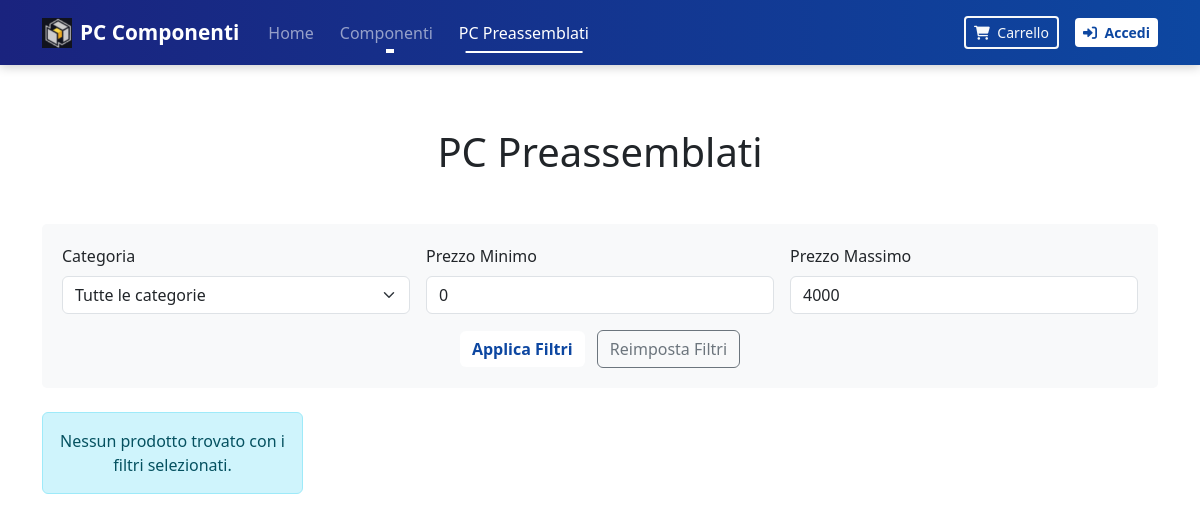
The page /pagine/preassemblati.php?categoria=PC Fissi on the database as committed earlier.
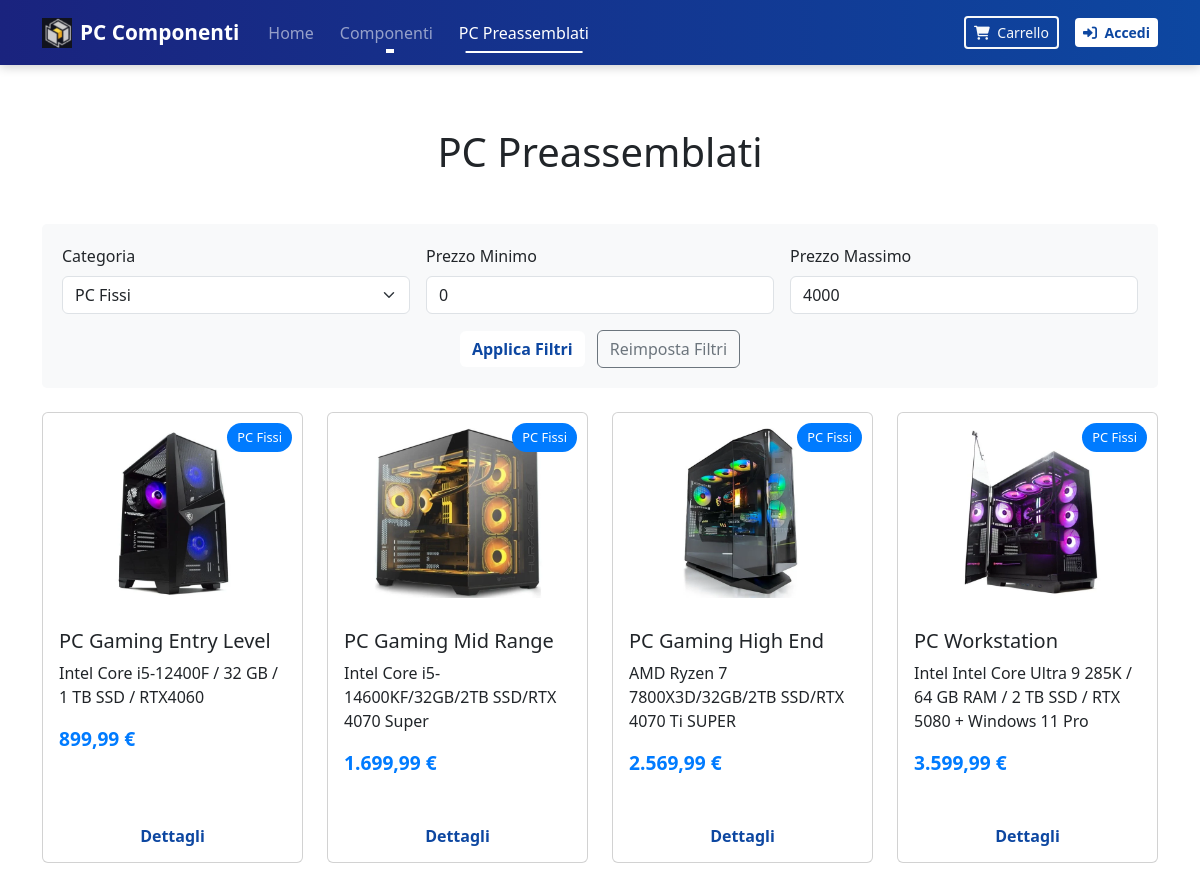
The same page on the database as committed later.
### tables this page shows
CREATE TABLE IF NOT EXISTS preassemblati (
    id INT AUTO_INCREMENT PRIMARY KEY,
    categoria VARCHAR(50) NOT NULL,
    nome VARCHAR(255) NOT NULL,
    descrizione TEXT NOT NULL,
    prezzo DECIMAL(10, 2) NOT NULL,
    immagine VARCHAR(255) NOT NULL
);

### conf/db_config.php (called while the page is built, shortened)
<?php
function getDbConnection() {
    $conn = new mysqli(DB_HOST, DB_USER, DB_PASS, DB_NAME);
    $conn->set_charset(DB_CHARSET);
    return $conn;
}
function fetchAll($sql, $types = '', $params = []) {
    $conn = getDbConnection();
    $result = [];
    if (empty($params)) {
        $query = $conn->query($sql);
        if ($query) {
            $result = $query->fetch_all(MYSQLI_ASSOC);
        }
    } else {
        $stmt = $conn->prepare($sql);
        if ($stmt) {
            if (!empty($types) && !empty($params)) {
                $bindParams = array($types);
                for ($i = 0; $i < count($params); $i++) {
                    $bindParams[] = &$params[$i];
                }
                call_user_func_array(array($stmt, 'bind_param'), $bindParams);
            }
            $stmt->execute();
            $query = $stmt->get_result();
            if ($query) {
                $result = $query->fetch_all(MYSQLI_ASSOC);
            }
        }
    }
    return $result;
}
function sanitizeInput($data) {
    $data = trim($data);
    $data = stripslashes($data);
    $data = htmlspecialchars($data);
    return $data;
}
?>

### pagine/preassemblati.php (the view, shortened to what this page needs)
<?php
$loggedIn = isset($_SESSION['user_id']);
$username = $loggedIn ? $_SESSION['username'] : '';
$currentPage = basename($_SERVER['PHP_SELF']);
require_once '../conf/db_config.php';
$categoria_filtro = isset($_GET['categoria']) ? sanitizeInput($_GET['categoria']) : '';
$prezzo_min = isset($_GET['prezzo_min']) ? floatval($_GET['prezzo_min']) : 0;
$prezzo_max = isset($_GET['prezzo_max']) ? floatval($_GET['prezzo_max']) : 4000;
$where_clauses = [];
$params = [];
$types = "";
if (!empty($categoria_filtro)) {
    $where_clauses[] = "categoria = ?";
    $params[] = $categoria_filtro;
    $types .= "s";
}
$where_clauses[] = "prezzo BETWEEN ? AND ?";
$params[] = $prezzo_min;
$params[] = $prezzo_max;
$types .= "dd";
$sql = "SELECT * FROM preassemblati";
if (count($where_clauses) > 0) {
    $sql .= " WHERE " . implode(" AND ", $where_clauses);
}
$sql .= " ORDER BY categoria, prezzo";
$preassemblati = fetchAll($sql, $types, $params);
$categorie = fetchAll("SELECT DISTINCT categoria FROM preassemblati ORDER BY categoria ASC");
$categorie_list = array_column($categorie, 'categoria');
?>
<!DOCTYPE html>
<html lang="it">
<head>
    <link rel="stylesheet" href="https://cdnjs.cloudflare.com/ajax/libs/font-awesome/6.0.0/css/all.min.css">
    <link rel="stylesheet" href="https://cdnjs.cloudflare.com/ajax/libs/bootstrap/5.3.0/css/bootstrap.min.css">
    <link rel="stylesheet" href="../stili/navbar_footer.css">
    <link rel="stylesheet" href="../stili/preassemblati.css">
</head>
<body>
<nav class="navbar navbar-expand-lg navbar-dark fixed-top">
    <div class="container">
        <a class="navbar-brand d-flex align-items-center" href="../index.html">
            <img src="../immagini/favicon_io/favicon.ico" alt="Logo" width="30" height="30" class="me-2">
            <span class="fw-bold">PC Componenti</span>
        </a>
        <div class="collapse navbar-collapse" id="navbarNav">
            <ul class="navbar-nav me-auto mb-2 mb-lg-0">
                <li class="nav-item">
                    <a class="nav-link <?php echo $currentPage == '../index.html' ? 'active' : ''; ?>"
                       href="../index.html" <?php echo $currentPage == '../index.html' ? 'aria-current="page"' : ''; ?>>Home</a>
                </li>
                <li class="nav-item dropdown">
                    <a class="nav-link dropdown-toggle"
                       href="catalogo.php" aria-expanded="false">
                        Componenti
                    </a>
                </li>
                <li class="nav-item">
                    <a class="nav-link <?php echo $currentPage == 'preassemblati.php' ? 'active' : ''; ?>"
                       href="../pagine/preassemblati.php">PC Preassemblati</a>
                </li>
            </ul>
            <div class="d-flex align-items-center">
                <div class="position-relative me-3">
                    <a class="btn btn-outline-light btn-sm position-relative" href="../pagine/carrello.php">
                        <i class="fas fa-shopping-cart me-1"></i> Carrello
                    </a>
                </div>
                <?php if($loggedIn): ?>
                    <div class="dropdown">
                        <button class="btn btn-primary btn-sm dropdown-toggle" type="button" id="userDropdown" data-bs-toggle="dropdown" aria-expanded="false">
                            <i class="fas fa-user-circle me-1"></i> <?php echo htmlspecialchars($username); ?>
                        </button>
                        <ul class="dropdown-menu dropdown-menu-end" aria-labelledby="userDropdown">
                            <li><a class="dropdown-item" href="../pagine/profilo.php"><i class="fas fa-id-card me-2"></i>Il mio profilo</a></li>
                            <li><a class="dropdown-item" href="../pagine/ordini.php"><i class="fas fa-box me-2"></i>I miei ordini</a></li>
                            <li><a class="dropdown-item" href="../pagine/wishlist.php"><i class="fas fa-heart me-2"></i>Wishlist</a></li>
                            <li><hr class="dropdown-divider"></li>
                            <li><a class="dropdown-item text-danger" href="../actions/logout.php"><i class="fas fa-sign-out-alt me-2"></i>Logout</a></li>
                        </ul>
                    </div>
                <?php else: ?>
                    <a href="../pagine/login.php" class="btn btn-primary btn-sm">
                        <i class="fas fa-sign-in-alt me-1"></i> Accedi
                    </a>
                <?php endif; ?>
            </div>
        </div>
    </div>
</nav>
<div class="container py-5">
    <h1 class="text-center mb-5">PC Preassemblati</h1>
    <div class="filter-section mb-4">
        <form method="GET" action="" class="row g-3">
            <div class="col-md-4">
                <label for="categoria" class="form-label">Categoria</label>
                <select name="categoria" id="categoria" class="form-select">
                    <option value="">Tutte le categorie</option>
                    <?php foreach ($categorie_list as $cat): ?>
                        <option value="<?php echo htmlspecialchars($cat); ?>" <?php echo ($categoria_filtro == $cat) ? 'selected' : ''; ?>>
                            <?php echo htmlspecialchars($cat); ?>
                        </option>
                    <?php endforeach; ?>
                </select>
            </div>
            <div class="col-md-4">
                <label for="prezzo_min" class="form-label">Prezzo Minimo</label>
                <input type="number" name="prezzo_min" id="prezzo_min" class="form-control" value="<?php echo $prezzo_min; ?>" min="0" step="50">
            </div>
            <div class="col-md-4">
                <label for="prezzo_max" class="form-label">Prezzo Massimo</label>
                <input type="number" name="prezzo_max" id="prezzo_max" class="form-control" value="<?php echo $prezzo_max; ?>" min="0" step="50">
            </div>
            <div class="col-12 text-center mt-3">
                <button type="submit" class="btn btn-primary">Applica Filtri</button>
                <a href="preassemblati.php" class="btn btn-outline-secondary ms-2">Reimposta Filtri</a>
            </div>
        </form>
    </div>
    <div class="row row-cols-1 row-cols-md-2 row-cols-lg-4 g-4">
        <?php if (!empty($preassemblati)): ?>
            <?php foreach($preassemblati as $pc): ?>
                <div class="col">
                    <div class="card h-100 position-relative">
                        <span class="category-badge"><?php echo htmlspecialchars($pc['categoria']); ?></span>
                        <img src="<?php echo htmlspecialchars($pc['immagine']); ?>" class="card-img-top" alt="<?php echo htmlspecialchars($pc['nome']); ?>">
                        <div class="card-body">
                            <h5 class="card-title"><?php echo htmlspecialchars($pc['nome']); ?></h5>
                            <p class="card-text"><?php echo htmlspecialchars($pc['descrizione']); ?></p>
                            <p class="price"><?php echo number_format($pc['prezzo'], 2, ',', '.'); ?> €</p>
                        </div>
                        <div class="card-footer bg-transparent border-top-0 text-center">
                            <a href="dettaglio_preassemblato.php?id=<?php echo $pc['id']; ?>" class="btn btn-primary">Dettagli</a>
                        </div>
                    </div>
                </div>
            <?php endforeach; ?>
        <?php else: ?>
            <div class="col-12 text-center">
                <div class="alert alert-info">
                    Nessun prodotto trovato con i filtri selezionati.
                </div>
            </div>
        <?php endif; ?>
    </div>
</div>
</body>
</html>

### stili/navbar_footer.css (style rules this page uses)
.navbar { background: linear-gradient(to right, #1a237e, #0d47a1); box-shadow: 0 2px 10px rgba(0, 0, 0, 0.2); padding: 12px 0; }
.navbar-brand { font-size: 1.3rem; transition: all 0.3s ease; }
.nav-link { font-weight: 500; margin: 0 5px; position: relative; padding: 8px 12px; }
.nav-link::after { content: ''; position: absolute; bottom: 0; left: 50%; width: 0; height: 2px; background-color: #fff; transition: all 0.3s ease; transform: translateX(-50%); }
.nav-link.active::after { width: 80%; }
.btn-outline-light { border-width: 2px; }
.btn-primary { background-color: #fff; color: #0d47a1; border: none; font-weight: 600; transition: all 0.3s ease; }
body { padding-top: 80px; }

### stili/preassemblati.css (style rules this page uses)
.card-img-top { height: 200px; object-fit: contain; padding: 15px; }
.price { font-size: 1.2rem; font-weight: bold; color: #007bff; }
.filter-section { background-color: #f8f9fa; padding: 20px; border-radius: 5px; margin-bottom: 20px; }
.category-badge { position: absolute; top: 10px; right: 10px; background-color: #007bff; color: white; padding: 5px 10px; border-radius: 20px; font-size: 0.8rem; }

Rows that differ between the two databases and show on the page:
added preassemblati: categoria "PC Fissi", immagine (picture), nome "PC Gaming Entry Level", descrizione "Intel Core i5-12400F / 32 GB / 1 TB SSD / RTX4060", prezzo "899,99"
added preassemblati: categoria "PC Fissi", immagine (picture), nome "PC Gaming Mid Range", descrizione "Intel Core i5-14600KF/32GB/2TB SSD/RTX 4070 Super", prezzo "1.699,99"
added preassemblati: categoria "PC Fissi", immagine (picture), nome "PC Gaming High End", descrizione "AMD Ryzen 7 7800X3D/32GB/2TB SSD/RTX 4070 Ti SUPER", prezzo "2.569,99"
added preassemblati: categoria "PC Fissi", immagine (picture), nome "PC Workstation", descrizione "Intel Intel Core Ultra 9 285K / 64 GB RAM / 2 TB SSD / RTX 5080 + Windows 11 Pro", prezzo "3.599,99"
Other text that changed with them:
form field categoria: "Tutte le categorie" → "PC Fissi"
text no longer shown: "Nessun prodotto trovato con i filtri selezionati."
